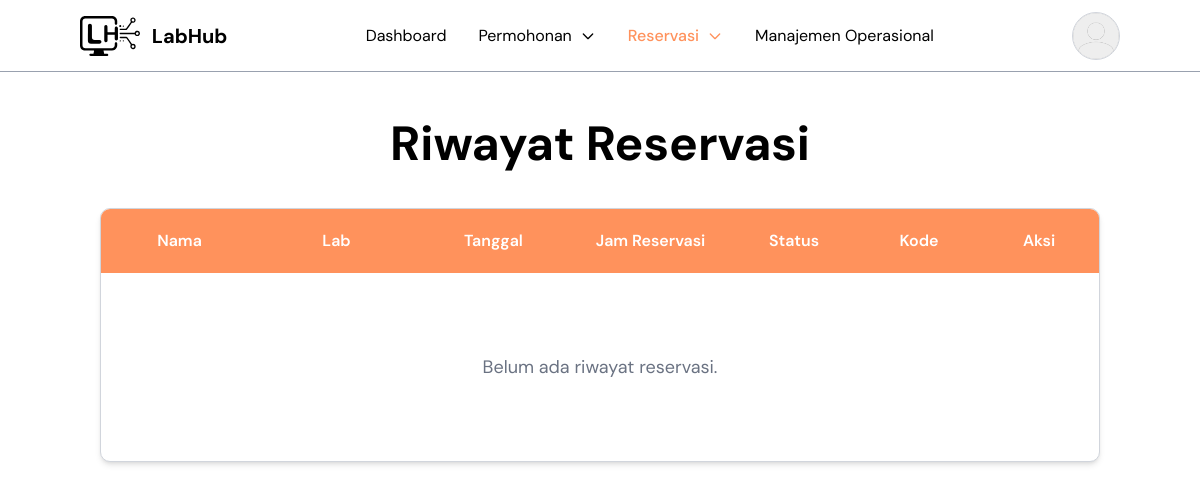
The page /admin/index.php?page=riwayat_reservasi (signed in) on the database as committed earlier.
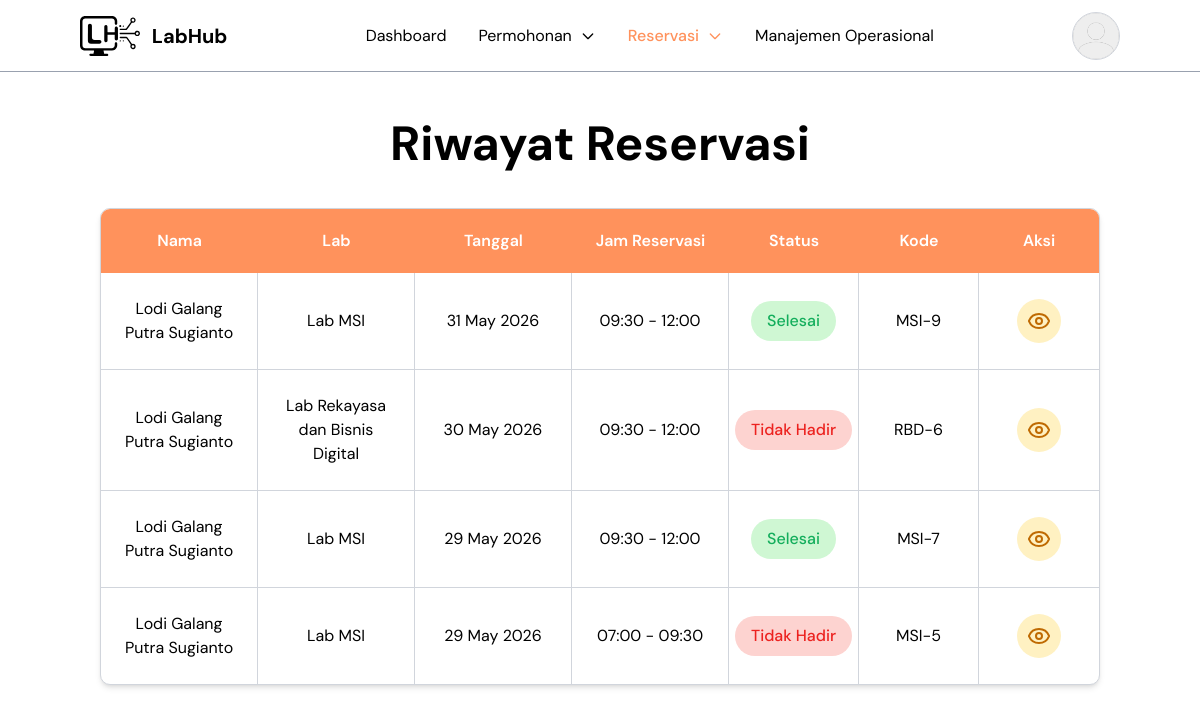
The same page on the database as committed later.
### tables this page shows
CREATE TABLE `reservasi` (
  `id` int NOT NULL,
  `user_id` int NOT NULL,
  `jadwal_id` int NOT NULL,
  `kode_reservasi` varchar(100) DEFAULT NULL,
  `dosen_penanggung_jawab` varchar(100) NOT NULL,
  `kontak` varchar(30) NOT NULL,
  `keperluan` text NOT NULL,
  `berkas` varchar(255) DEFAULT NULL,
  `status` enum('Pending','Disetujui','Ditolak','Dibatalkan','Belum Ambil Kunci','Sedang Berlangsung','Selesai','Tidak Hadir') DEFAULT 'Pending',
  `created_at` timestamp NULL DEFAULT CURRENT_TIMESTAMP,
  `alasan_pembatalan` text
);

CREATE TABLE `users` (
  `id` int NOT NULL,
  `nama` varchar(100) NOT NULL,
  `email` varchar(100) NOT NULL,
  `password` varchar(255) NOT NULL,
  `foto_profile` varchar(255) DEFAULT NULL,
  `role` enum('user','admin') NOT NULL DEFAULT 'user',
  `status` enum('mahasiswa','dosen') NOT NULL,
  `npm` varchar(20) DEFAULT NULL,
  `program_studi_id` int DEFAULT NULL,
  `created_at` timestamp NULL DEFAULT CURRENT_TIMESTAMP,
  `reset_otp` varchar(10) DEFAULT NULL,
  `reset_otp_expired` datetime DEFAULT NULL,
  `reset_token` varchar(255) DEFAULT NULL
);

CREATE TABLE `labs` (
  `id` int NOT NULL,
  `nama_lab` varchar(100) NOT NULL,
  `kode_lab` varchar(10) NOT NULL,
  `kategori` varchar(100) DEFAULT NULL,
  `lokasi` varchar(100) DEFAULT NULL,
  `luas` int DEFAULT NULL,
  `kapasitas` int DEFAULT '0',
  `fasilitas` text,
  `deskripsi` text,
  `gambar` varchar(255) DEFAULT NULL,
  `jam_buka` time NOT NULL,
  `jam_tutup` time NOT NULL,
  `status` enum('Tersedia','Perbaikan','Non-aktif') DEFAULT 'Tersedia',
  `created_at` timestamp NULL DEFAULT CURRENT_TIMESTAMP,
  `slug` varchar(255) DEFAULT NULL
);

CREATE TABLE `jadwal` (
  `id` int NOT NULL,
  `lab_id` int NOT NULL,
  `tanggal` date NOT NULL,
  `sesi` varchar(50) NOT NULL,
  `jam_mulai` time NOT NULL,
  `jam_selesai` time NOT NULL,
  `created_at` timestamp NULL DEFAULT CURRENT_TIMESTAMP
);

### admin/pages/riwayat_reservasi.php (the view, shortened to what the changed rows need)
<?php
$page = 'riwayat_reservasi';
include __DIR__ . '/../../config/config.php';
$limit = 10;
$pageNumber =
    isset($_GET['p'])
    ? (int) $_GET['p']
    : 1;
$offset =
    ($pageNumber - 1) * $limit;
$stmt =
    mysqli_prepare(
        $conn,
        "SELECT
            reservasi.id,
            reservasi.status,
            reservasi.kode_reservasi,
            users.nama,
            labs.nama_lab,
            jadwal.tanggal,
            jadwal.jam_mulai,
            jadwal.jam_selesai
        FROM reservasi
        JOIN users
        ON reservasi.user_id = users.id
        JOIN jadwal
        ON reservasi.jadwal_id = jadwal.id
        JOIN labs
        ON jadwal.lab_id = labs.id
        WHERE reservasi.status IN (
        'Selesai',
        'Tidak Hadir')
        ORDER BY jadwal.tanggal DESC
        LIMIT ? OFFSET ?"
    );
mysqli_stmt_bind_param(
    $stmt,
    "ii",
    $limit,
    $offset
);
mysqli_stmt_execute(
    $stmt
);
$result =
    mysqli_stmt_get_result(
        $stmt
    );
?>
<section class="mt-20 px-4 sm:px-6 lg:px-25 min-h-screen py-10">
    <div class="flex flex-col gap-10">
        <div class="
            flex
            flex-col
            items-center
            text-center
            gap-3
        ">
            <h1 class="
                text-3xl
                sm:text-4xl
                md:text-5xl
                xl:text-6xl
                font-bold
            ">
                Riwayat Reservasi
            </h1>
        </div>
        <div class="
            border
        border-gray-300
            rounded-[10px]
            overflow-hidden
            bg-white
            md:shadow-md
            w-full
        ">
            <div class="hidden md:block">
                <div class="divide-y divide-gray-300">
                    <?php if (
                        mysqli_num_rows($result)
                        > 0
                    ): ?>
                        <?php while (
                            $item =
                            mysqli_fetch_assoc(
                                $result
                            )
                        ): ?>
                            <?php
                            $statusClass =
                                'bg-[#FDD3D0] text-[#EC221F]';
                            if (
                                $item['status']
                                == 'Selesai'
                            ) {
                                $statusClass =
                                    'bg-[#CFF7D3] text-[#14AE5C]';
                            }
                            ?>
                            <div class="
                                grid
                                grid-cols-[repeat(4,minmax(0,1fr))_130px_120px_80px]
                                lg:grid-cols-[repeat(4,minmax(0,1fr))_130px_120px_120px]
                                xl:grid-cols-[repeat(4,minmax(0,1fr))_200px_120px_150px]
                                items-stretch
                            ">
                                <div class="
                                    py-6
                                    px-4
                                    border-r
                                    border-gray-300
                                    flex
                                    items-center
                                    justify-center
                                    text-center
                                    wrap-break-word
                                ">
                                    <?= htmlspecialchars(
                                        $item['nama']
                                    ) ?>
                                </div>
                                <div class="
                                    py-6
                                    px-4
                                    border-r
                                    border-gray-300
                                    flex
                                    items-center
                                    justify-center
                                    text-center
                                    wrap-break-word
                                ">
                                    <?= htmlspecialchars(
                                        $item['nama_lab']
                                    ) ?>
                                </div>
                                <div class="
                                    py-6
                                    px-4
                                    border-r
                                    border-gray-300
                                    flex
                                    items-center
                                    justify-center
                                    text-center
                                    lg:whitespace-nowrap
                                ">
                                    <?= date(
                                        'd F Y',
                                        strtotime(
                                            $item['tanggal']
                                        )
                                    ) ?>
                                </div>
                                <div class="
                                    py-6
                                    px-4
                                    border-r
                                    border-gray-300
                                    flex
                                    items-center
                                    justify-center
                                    text-center
                                    lg:whitespace-nowrap
                                ">
                                    <?= substr(
                                        $item['jam_mulai'],
                                        0,
                                        5
                                    ) ?>
                                    -
                                    <?= substr(
                                        $item['jam_selesai'],
                                        0,
                                        5
                                    ) ?>
                                </div>
                                <div class="
                                    py-6
                                    px-4
                                    border-r
                                    border-gray-300
                                    flex
                                    justify-center
                                    items-center
                                ">
                                    <div class="
                                        flex
                                        justify-center
                                        items-center
                                        w-full
                                    ">
                                        <span class="
                                            px-4
                                            py-2
                                            rounded-full
                                            font-medium
                                            text-center
                                            whitespace-nowrap
                                            <?= $statusClass ?>
                                        ">
                                            <?php if ($item['status'] == 'Selesai'): ?>
                                                <?= $item['status'] ?>
                                            <?php else: ?>             <?= $item['status'] ?>
                                            <?php endif; ?>
                                        </span>
                                    </div>
                                </div>
                                <div class="
                                                    py-6
                                                    px-4
                                                    border-r
                                                    border-gray-300
                                                    flex
                                                    items-center
                                                    justify-center
                                                    text-center
                                                    break-all
                                                ">
                                    <?= htmlspecialchars(
                                        $item['kode_reservasi']
                                    ) ?>
                                </div>
                                <div class="
                                    py-6
                                    px-4
                                    flex
                                    justify-center
                                    items-center
                                ">
                                    <a href="?page=detail_reservasi&id=<?= $item['id'] ?>&from=<?= $page ?>" class="
                                                    w-8
                                                    h-8
                                                    lg:w-11
                                                    lg:h-11
                                                    rounded-full
                                                    bg-[#FFF1C2]
                                                    flex
                                                    items-center
                                                    justify-center
                                                    hover:opacity-70
                                                ">
                                        <i data-lucide="eye" class="
                                                        text-[#BF6A02]
                                                    ">
                                        </i>
                                    </a>
                                </div>
                            </div>
                        <?php endwhile; ?>
                    <?php else: ?>
                        <div class="
                            py-20
                            text-center
                            text-gray-500
                            text-lg
                        ">
                            Belum ada riwayat reservasi.
                        </div>
                    <?php endif; ?>
                </div>
            </div>
        </div>
    </div>
</section>

Rows that differ between the two databases and show on the page:
added reservasi: user.nama "Lodi Galang Putra Sugianto", labs.nama_lab "Lab MSI", jadwal.tanggal "31 May 2026", jadwal.jam_mulai "09:30", jadwal.jam_selesai "12:00", status "Selesai", kode_reservasi "MSI-9"
now on this page (row edited): reservasi: user.nama "Lodi Galang Putra Sugianto", labs.nama_lab "Lab Rekayasa dan Bisnis Digital", jadwal.tanggal "30 May 2026", jadwal.jam_mulai "09:30", jadwal.jam_selesai "12:00", status "Tidak Hadir", kode_reservasi "RBD-6"
now on this page (row edited): reservasi: user.nama "Lodi Galang Putra Sugianto", labs.nama_lab "Lab MSI", jadwal.tanggal "29 May 2026", jadwal.jam_mulai "09:30", jadwal.jam_selesai "12:00", status "Selesai", kode_reservasi "MSI-7"
now on this page (row edited): reservasi: user.nama "Lodi Galang Putra Sugianto", labs.nama_lab "Lab MSI", jadwal.tanggal "29 May 2026", jadwal.jam_mulai "07:00", jadwal.jam_selesai "09:30", status "Tidak Hadir", kode_reservasi "MSI-5"
Other text that changed with them:
text no longer shown: "Belum ada riwayat reservasi."
